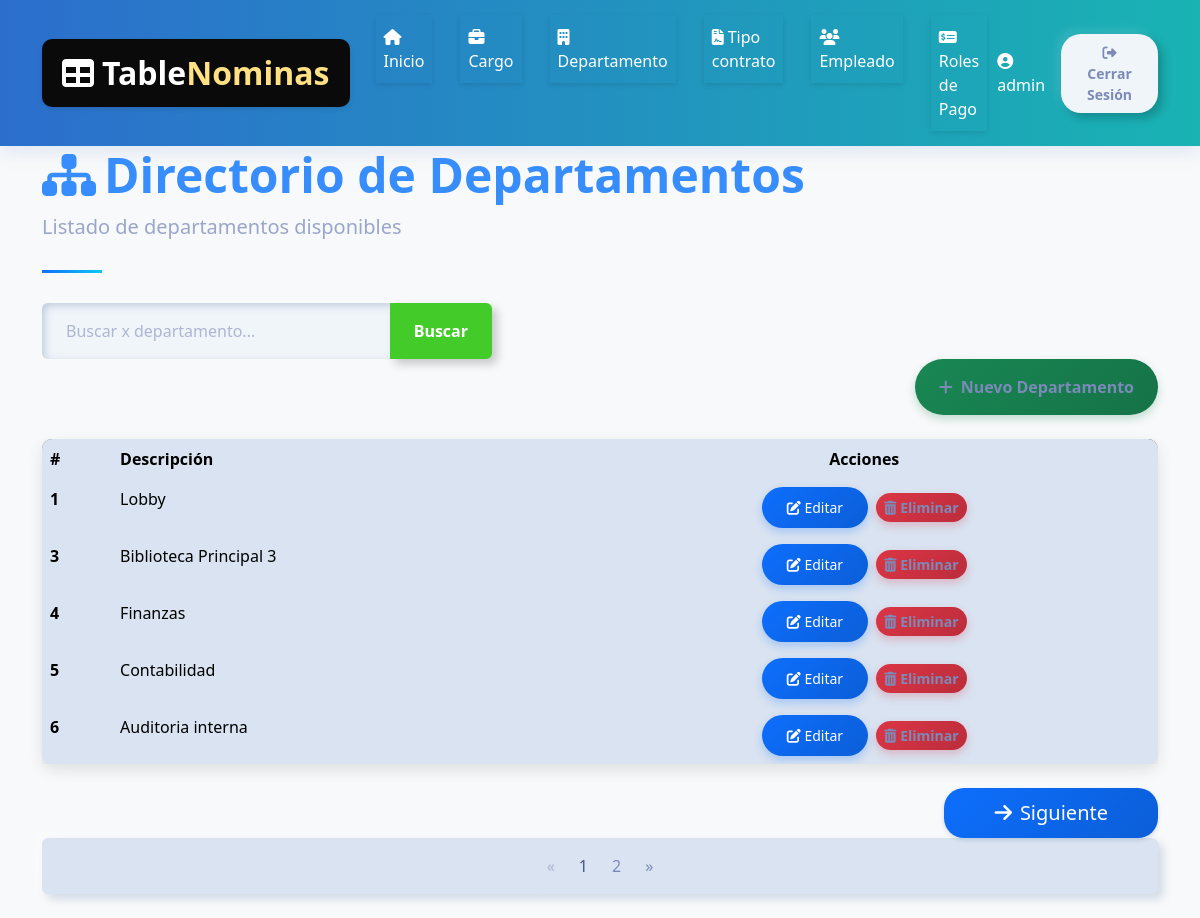
Page /nomina/departamento_list/ (signed in) on the committed database.
### core/models.py (models this page shows, shortened)
class Departamento(models.Model):
    descripcion = models.CharField(max_length=100, unique=True)

### core/views.py (the view)
# urls.py: path('departamento_list/', departamento_list, name='departamento_list'),  # URL para la vista home
@login_required
def departamento_list(request):
    query = request.GET.get('q', None)
    if query:
        departamentos_list = Departamento.objects.filter(descripcion__icontains=query)
    else:
        departamentos_list = Departamento.objects.all().order_by('id')
    paginator = Paginator(departamentos_list, 5)
    page_number = request.GET.get('page')
    departamentos = paginator.get_page(page_number)
    context = {
        'departamentos': departamentos,
        'title': 'Listado de departamentos',
        'query': query
    }
    return render(request, 'departamento/list.html', context)

### template/departamento/list.html (shortened to what this page needs)
{% extends "home.html" %}
{% block content %}
    <div class="container">
        <header class="page-header">
            <h1 class="display-5 fw-bold text-primary">
                <i class="fas fa-sitemap me-2"></i>Directorio de Departamentos
            </h1>
            <p class="lead text-muted">Listado de departamentos disponibles</p>
        </header>
        <form action="" style="max-width: 450px;">
            <div class="input-group">
                <input type="text" class="form-control" placeholder="Buscar x departamento..." name="q" value="{{ request.GET.q }}">
                <button class="btn btn-outline-success" data-bs-toggle="tooltip" data-bs-title="Escriba parte del departamento y click en buscar">
                    Buscar
                </button>
            </div>
        </form>
        <div class="d-flex justify-content-end mb-4">
            <a class="btn btn-success"  href={% url 'core:departamento_create' %}>
                <i class="fas fa-plus me-2"></i>Nuevo Departamento
        </div>
        <div class="card mb-4">
            <div class="card-body p-0">
                <div class="table-responsive">
                    <table class="table table-hover mb-0">
                        <thead>
                            <tr>
                                <th scope="col">#</th>
                                <th scope="col">Descripción</th>
                                <th scope="col" class="text-center">Acciones</th>
                    </tr>
                </thead>
                <tbody>
                    {% for departamento in departamentos %}
                    <tr>
                        <th scope="row">{{ departamento.id }}</th>
                        <td>{{ departamento.descripcion }}</td>
                        <td class="text-center">
                            <a href="{% url 'core:departamento_update' departamento.id %}" class="btn btn-sm btn-primary me-1">
                                <i class="fas fa-edit"></i> Editar
                            </a>
                            <a href="{% url 'core:departamento_delete' departamento.id %}" class="btn btn-sm btn-danger">
                                <i class="fas fa-trash-alt"></i> Eliminar
                            </a>
                        </td>
                    </tr>
                    {% endfor %}
                </tbody>
            </table>
        </div>
    </div>
</div>
        <div class="d-flex justify-content-end mt-4">
            <a href="{% url 'core:tipoContrato_list' %}" class="btn btn-primary btn-lg shadow-sm" style="border-radius: 20px; padding: 10px 50px;">
            <i class="fas fa-arrow-right me-2"></i>Siguiente
            </a>
        </div>
        {% if departamentos.has_other_pages %}
        <nav aria-label="Page navigation" class="mb-4">
            <ul class="pagination justify-content-center">
                {% if departamentos.has_previous %}
                    <li class="page-item">
                        <a class="page-link" href="?page={{ departamentos.previous_page_number }}{% if request.GET.q %}&q={{ request.GET.q }}{% endif %}" aria-label="Anterior">
                            <span aria-hidden="true">&laquo;</span>
                        </a>
                    </li>
                {% else %}
                    <li class="page-item disabled">
                        <span class="page-link" aria-hidden="true">&laquo;</span>
                    </li>
                {% endif %}
                {% for i in departamentos.paginator.page_range %}
                    {% if departamentos.number == i %}
                        <li class="page-item active"><span class="page-link">{{ i }}</span></li>
                    {% else %}
                        <li class="page-item"><a class="page-link" href="?page={{ i }}{% if request.GET.q %}&q={{ request.GET.q }}{% endif %}">{{ i }}</a></li>
                    {% endif %}
                {% endfor %}
                {% if departamentos.has_next %}
                    <li class="page-item">
                        <a class="page-link" href="?page={{ departamentos.next_page_number }}{% if request.GET.q %}&q={{ request.GET.q }}{% endif %}" aria-label="Siguiente">
                            <span aria-hidden="true">&raquo;</span>
                        </a>
                    </li>
                {% else %}
                    <li class="page-item disabled">
                        <span class="page-link" aria-hidden="true">&raquo;</span>
                    </li>
                {% endif %}
            </ul>
        </nav>
        {% endif %}
    </div>
{% endblock %}

### template/home.html (shortened to what this page needs)
<!DOCTYPE html>
<html lang="es">
<head>
  {% load static %}
  <link href={% static 'css/bootstrap.min.css' %} rel="stylesheet">
  <link href="https://cdnjs.cloudflare.com/ajax/libs/font-awesome/6.4.0/css/all.min.css" rel="stylesheet">
</head>
<body>
  <nav class="navbar navbar-expand-lg navbar-dark" style="background: linear-gradient(90deg, #2c6ecd 0%, #19b3b3 100%); box-shadow: 0 4px 20px rgba(44,110,205,0.15);">
  <div class="container">
    <a class="navbar-brand d-flex align-items-center" href="#" style="font-size: 2rem; font-weight: 800;">
      <i class="fas fa-table me-2" style="color: #fff;"></i>
      <span style="color: #fff;">Table<span style="color: #ffe082;">Nominas</span></span>
    </a>
    <div class="collapse navbar-collapse" id="navbarNav">
      <ul class="navbar-nav mx-auto" style="gap: 0.5rem;">
        <li class="nav-item">
          <a class="nav-link {% if request.resolver_match.url_name == 'home' %}active{% endif %}" href="{% url 'home' %}" style="color: #fff;">
            <i class="fas fa-home me-1"></i>Inicio
          </a>
        </li>
        <li class="nav-item">
          <a class="nav-link {% if request.resolver_match.url_name == 'core:cargo_list' %}active{% endif %}" href="{% url 'core:cargo_list' %}" style="color: #fff;">
            <i class="fas fa-briefcase me-1"></i>Cargo
          </a>
        </li>
        <li class="nav-item">
          <a class="nav-link {% if request.resolver_match.url_name == 'core:departamento_list' %}active{% endif %}" href="{% url 'core:departamento_list' %}" style="color: #fff;">
            <i class="fas fa-building me-1"></i>Departamento
          </a>
        </li>
        <li class="nav-item">
          <a class="nav-link {% if request.resolver_match.url_name == 'core:tipoContrato_list' %}active{% endif %}" href="{% url 'core:tipoContrato_list' %}" style="color: #fff;">
            <i class="fas fa-file-contract me-1"></i>Tipo contrato
          </a>
        </li>
        <li class="nav-item">
          <a class="nav-link {% if request.resolver_match.url_name == 'core:empleado_list' %}active{% endif %}" href="{% url 'core:empleado_list' %}" style="color: #fff;">
            <i class="fas fa-users me-1"></i>Empleado
          </a>
        </li>
        <li class="nav-item">
          <a class="nav-link {% if request.resolver_match.url_name == 'core:rol_list' %}active{% endif %}" href="{% url 'core:rol_list' %}" style="color: #fff;">
            <i class="fas fa-money-check-alt me-1"></i>Roles de Pago
          </a>
        </li>
      </ul>
      <div class="d-flex align-items-center" style="gap: 0.5rem;">
        {% if user.is_authenticated %}
          <span class="text-white me-2" style="font-weight: 500;">
            <i class="fas fa-user-circle"></i> {{ user.username }}
          </span>
          <a href="{% url 'core:logout' %}" class="btn btn-outline-light btn-sm px-4 py-2" style="border-radius: 20px;">
            <i class="fas fa-sign-out-alt"></i> Cerrar Sesión
          </a>
        {% endif %}
      </div>
    </div>
  </div>
</nav>
  {% block content %}{% endblock content %}
</body>

### template/home.html (style rules this page uses)
:root { --primary-color: #2c6ecd; --secondary-color: #19b3b3; --accent-color: #f8f9fa; --dark-color: #212529; --text-color: #495057; }
body { font-family: 'Poppins', sans-serif; color: var(--text-color); overflow-x: hidden; }
.navbar { box-shadow: 0 2px 15px rgba(0, 0, 0, 0.1); padding: 15px 0; }
.navbar-brand { font-weight: 700; color: var(--primary-color); font-size: 1.5rem; background-color: rgb(10, 10, 10); padding: 10px 20px; border-radius: 10px; box-shadow: 0 2px 5px rgba(0, 0, 0, 0.1); }
.nav-link { font-weight: 500; color: var(--dark-color); margin: 0 10px; transition: all 0.3s ease; padding: 10px 15px; border-radius: 10px; background-color: var(--accent-color); box-shadow: 0 2px 5px rgba(0, 0, 0, 0.1); }
.btn-primary { background-color: var(--primary-color); border-color: var(--primary-color); padding: 10px 25px; border-radius: 50px; font-weight: 500; transition: all 0.3s ease; background-color: #215bee; color: white; }
.navbar-nav .nav-link { background: none !important; border-radius: 0 !important; color: #fff !important; font-weight: 500; transition: color 0.2s; }

### template/departamento/list.html (style rules this page uses)
body { background-color: #f8f9fa; font-family: 'Segoe UI', Tahoma, Geneva, Verdana, sans-serif; }
.navbar { background: linear-gradient(135deg, #0d6efd, #0dcaf0); box-shadow: 0 4px 12px rgba(0,0,0,0.1); }
.card { border-radius: 10px; box-shadow: 0 6px 15px rgba(0,0,0,0.1); transition: transform 0.3s, box-shadow 0.3s; }
.btn-primary { background: linear-gradient(135deg, #0d6efd, #0b5ed7); border: none; box-shadow: 0 4px 8px rgba(13, 110, 253, 0.25); transition: all 0.3s; }
.btn-success { background: linear-gradient(135deg, #198754, #157347); border: none; box-shadow: 0 4px 8px rgba(25, 135, 84, 0.25); transition: all 0.3s; }
.btn-danger { background: linear-gradient(135deg, #dc3545, #bb2d3b); border: none; box-shadow: 0 4px 8px rgba(220, 53, 69, 0.25); transition: all 0.3s; }
.table { border-radius: 10px; overflow: hidden; box-shadow: 0 5px 15px rgba(0,0,0,0.08); }
.table thead { background: linear-gradient(135deg, #6c757d, #495057); color: white; }
.table tbody tr { transition: background-color 0.3s; }
.page-header { position: relative; margin-bottom: 30px; padding-bottom: 15px; }
.page-header:after { content: ''; position: absolute; bottom: 0; left: 0; width: 60px; height: 3px; background: linear-gradient(135deg, #0d6efd, #0dcaf0); }

### rows in the picture
Departamento: id "1", descripcion "Lobby"
Departamento: id "3", descripcion "Biblioteca Principal 3"
Departamento: id "4", descripcion "Finanzas"
Departamento: id "5", descripcion "Contabilidad"
Departamento: id "6", descripcion "Auditoria interna"

### other values in the picture
{{ user.username }} "admin"
{{ i }} "1"
{{ i }} "2"
